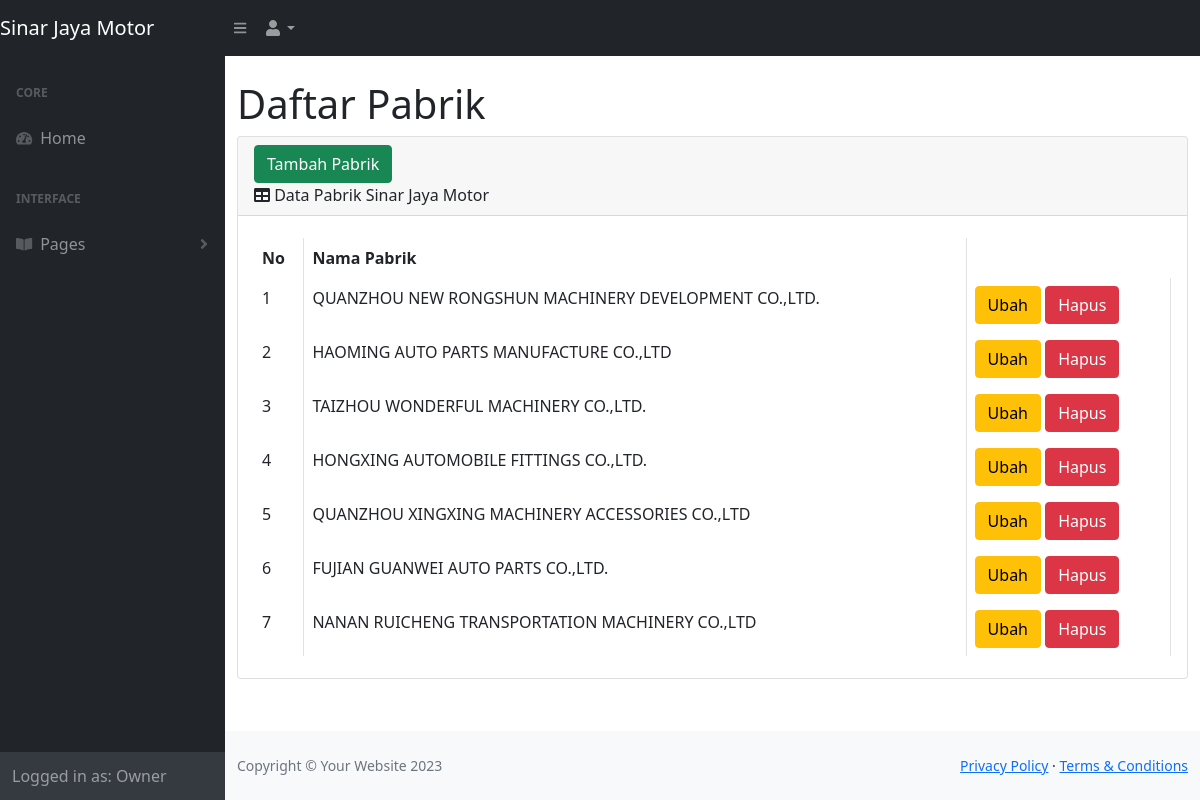
/pabrik.php (signed in), run on the app's committed database.
### tables this page shows
CREATE TABLE `tb_pabrik` (
  `id_p` int(11) NOT NULL,
  `nama_p` varchar(100) NOT NULL
);

### pabrik.php (the view, shortened to what this page needs)
<?php
     include 'function.php';
?>
<!DOCTYPE html>
<html lang="en">
    <head>
        <link href="./css/styles.css" rel="stylesheet" />
        <link href="https://cdn.datatables.net/1.10.20/css/dataTables.bootstrap4.min.css" rel="stylesheet" />
    </head>
    <body class="sb-nav-fixed">
        <nav class="sb-topnav navbar navbar-expand navbar-dark bg-dark">
            <a class="navbar-brand" href="home.php">Sinar Jaya Motor</a>
            <button class="btn btn-link btn-sm order-1 order-lg-0" id="sidebarToggle" href="#"><i class="fas fa-bars"></i></button>
            <ul class="navbar-nav ml-auto ml-md-0">
                <li class="nav-item dropdown">
                    <a class="nav-link dropdown-toggle" id="userDropdown" href="#" role="button" data-toggle="dropdown" aria-haspopup="true" aria-expanded="false"><i class="fas fa-user fa-fw"></i></a>
                </li>
            </ul>
        </nav>
        <div id="layoutSidenav">
            <div id="layoutSidenav_nav">
                <nav class="sb-sidenav accordion sb-sidenav-dark" id="sidenavAccordion">
                    <div class="sb-sidenav-menu">
                        <div class="nav">
                            <div class="sb-sidenav-menu-heading">Core</div>
                            <a class="nav-link" href="home.php">
                                <div class="sb-nav-link-icon"><i class="fas fa-tachometer-alt"></i></div>
                                Home
                            </a>
                            <div class="sb-sidenav-menu-heading">Interface</div>
                            <a class="nav-link collapsed" href="#" data-toggle="collapse" data-target="#collapseLayouts" aria-expanded="false" aria-controls="collapseLayouts">
                                <div class="sb-nav-link-icon"><i class="fas fa-book-open"></i></div>
                                Pages
                                <div class="sb-sidenav-collapse-arrow"><i class="fas fa-angle-down"></i></div>
                            </a>
                        </div>
                    </div>
                    <div class="sb-sidenav-footer">
                        <div class="High">
                            Logged in as: Owner
                        </div>
                    </div>
                </nav>
            </div>
            <div id="layoutSidenav_content">
                <main>
                    <div class="container-fluid">
                        <h1 class="mt-4">Daftar Pabrik</h1>
                        <div class="card mb-4">
                            <div class="card-header">
                                <button type="button" class="btn btn-success"  data-toggle="modal" data-target="#myModal">Tambah Pabrik</button>
                                <br>
                                <i class="fas fa-table mr-1"></i>
                                Data Pabrik Sinar Jaya Motor
                            </div>
                            <div class="card-body">
                                <div class="table-responsive">
                                    <table class="table table-bordered" id="dataTable" width="100%" cellspacing="0">
                                        <thead>
                                            <tr>
                                                <th>No</th>
                                                <th>Nama Pabrik</th>
                                            </tr>
                                        </thead>
                                        <tbody>
                                            <?php
                                            $ambilsemuadatastock = mysqli_query($koneksi,"SELECT * FROM tb_pabrik");
                                            $i=1;
                                            while($data=mysqli_fetch_array($ambilsemuadatastock)){
                                                $idp   = $data['id_p'];
                                                $namap   = $data['nama_p'];
                                            ?>
                                            <tr>
                                                <td><?=$i++?></td>
                                                <td><?=$namap;?></td>
                                                <td>
                                                    <button type="button" class="btn btn-warning" data-toggle="modal" data-target="#edit<?=$idp;?>">
                                                    Ubah
                                                    </button>
                                                    <button type="button" class="btn btn-danger" data-toggle="modal" data-target="#delete<?=$idp;?>">
                                                    Hapus
                                                    </button>
                                                </td>
                                            </tr>
                                            <?php };?>
                                        </tbody>
                                    </table>
                                </div>
                            </div>
                        </div>
                    </div>
                </main>
                <footer class="py-4 bg-light mt-auto">
                    <div class="container-fluid">
                        <div class="d-flex align-items-center justify-content-between small">
                            <div class="text-muted">Copyright &copy; Your Website 2023</div>
                            <div>
                                <a href="#">Privacy Policy</a>
                                &middot;
                                <a href="#">Terms &amp; Conditions</a>
                            </div>
                        </div>
                    </div>
                </footer>
            </div>
        </div>
    </body>
</html>

### data on the page
tb_pabrik: nama_p "QUANZHOU NEW RONGSHUN MACHINERY DEVELOPMENT CO.,LTD."
tb_pabrik: nama_p "HAOMING AUTO PARTS MANUFACTURE CO.,LTD"
tb_pabrik: nama_p "TAIZHOU WONDERFUL MACHINERY CO.,LTD."
tb_pabrik: nama_p "HONGXING AUTOMOBILE FITTINGS CO.,LTD."
tb_pabrik: nama_p "QUANZHOU XINGXING MACHINERY ACCESSORIES CO.,LTD"
tb_pabrik: nama_p "FUJIAN GUANWEI AUTO PARTS CO.,LTD."
tb_pabrik: nama_p "NANAN RUICHENG TRANSPORTATION MACHINERY CO.,LTD"
